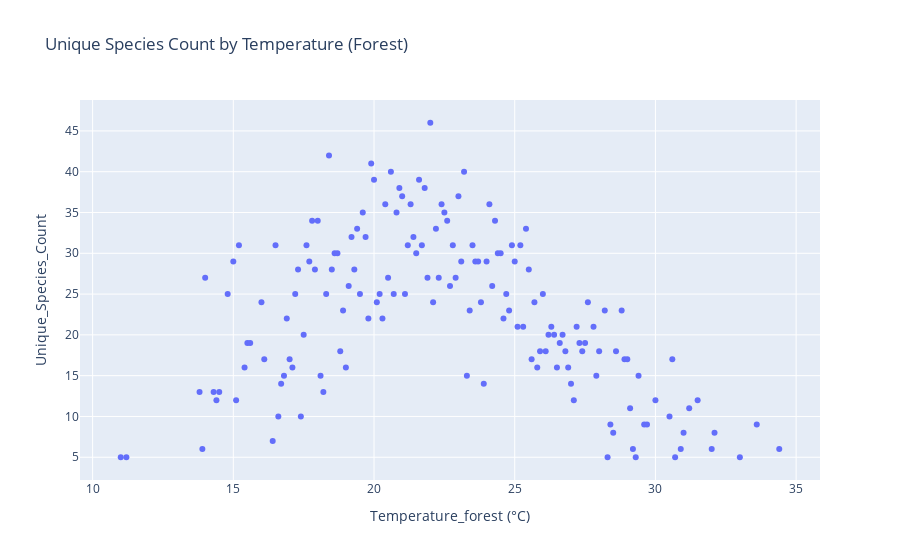

Notebook source saved alongside this figure:
### Markdown cell above
## Visualization of temperature, humidity, sky conditions and wind conditions of forest

### Code cell
# Create scatter plots for weather correlation (forest)
fig_temp_forest_scatter = px.scatter(avg_species_temp_forest, x='Temperature_forest (°C)', y='Unique_Species_Count', title='Unique Species Count by Temperature (Forest)')
fig_temp_forest_scatter.show()

### Figure 1 — Plotly figure (JSON) as saved in the notebook; plotly's stock layout.template omitted (floating-point values rounded to 4 significant figures; data arrays with more than 128 entries replaced by an {"elided": "..."} marker saying what was removed)
{"data": [{"hovertemplate": "Temperature_forest (°C)=%{x}<br>Unique_Species_Count=%{y}<extra></extra>", "legendgroup": "", "marker": {"color": "#636efa", "symbol": "circle"}, "mode": "markers", "name": "", "orientation": "v", "showlegend": false, "type": "scatter", "x": {"elided": "160 float values"}, "xaxis": "x", "y": {"elided": "160 int values"}, "yaxis": "y"}], "layout": {"legend": {"tracegroupgap": 0}, "title": {"text": "Unique Species Count by Temperature (Forest)"}, "xaxis": {"anchor": "y", "domain": [0, 1], "title": {"text": "Temperature_forest (°C)"}}, "yaxis": {"anchor": "x", "domain": [0, 1], "title": {"text": "Unique_Species_Count"}}}}
